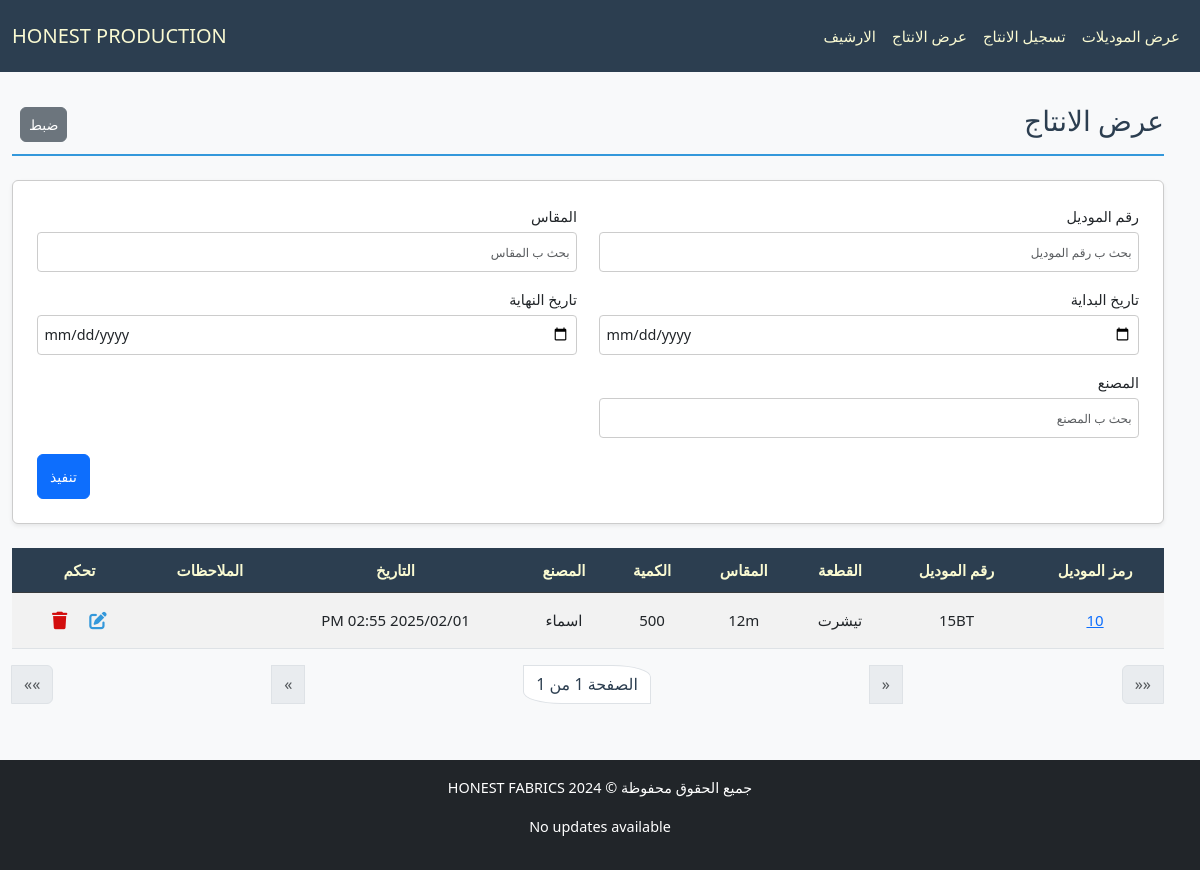
/production/production-list, run on an earlier commit of the app's database.
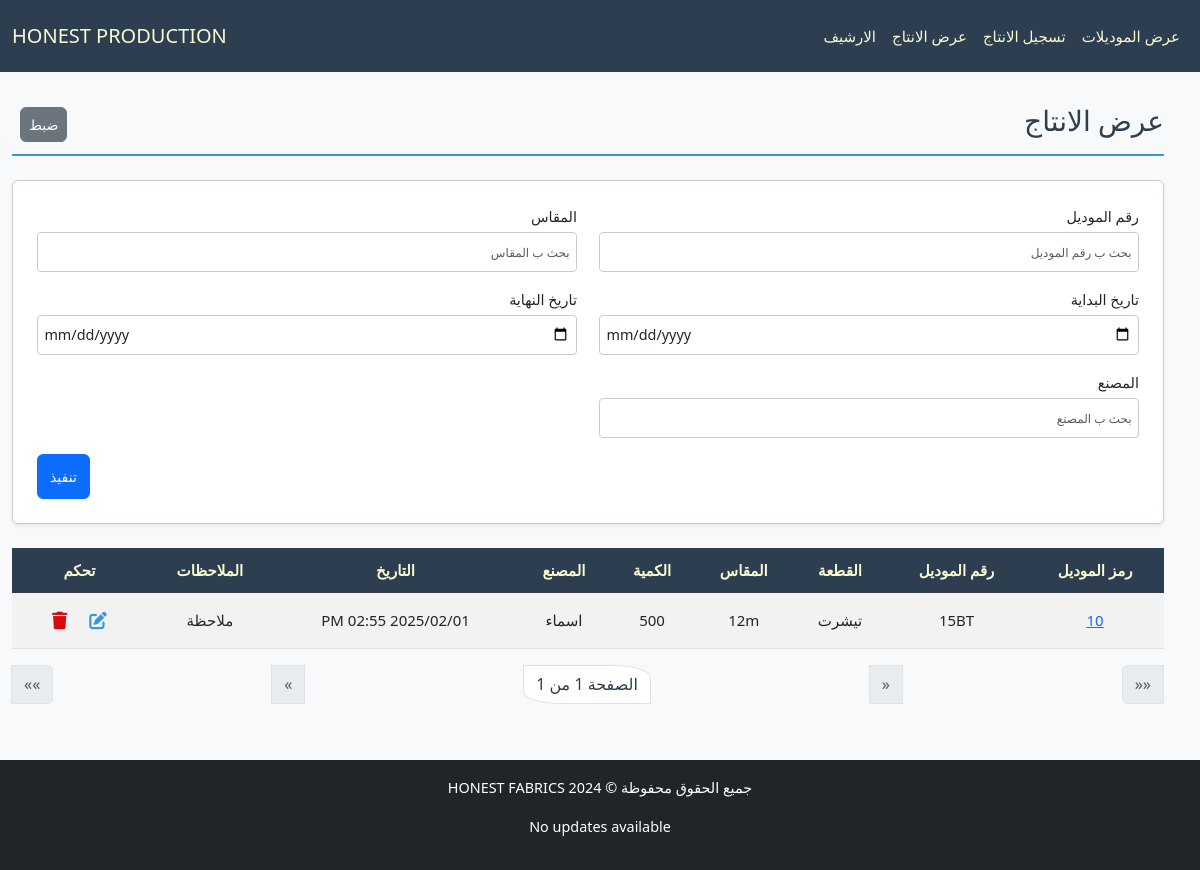
And on a later commit of the database.
### production/models.py (models this page shows, shortened)
class ProductionPiece(models.Model):
    piece = models.ForeignKey(Piece, verbose_name="القطعة", on_delete=models.CASCADE, related_name="productions")
    created_at = models.DateTimeField(verbose_name="تاريخ الإنشاء", default=now)
    used_amount = models.IntegerField(verbose_name="الكمية للانتاج", default=0, blank=True)
    factory = models.CharField(max_length=50, verbose_name="المصنع", blank=True)
    comment = models.CharField(max_length=100, verbose_name="الملاحظات", blank=True)
    class Meta:
        ordering = ['-created_at']

class Piece(models.Model):
    model = models.ForeignKey(Model, verbose_name="الموديل", on_delete=models.CASCADE, related_name="pieces")
    type = models.CharField(max_length=50, verbose_name="النوع", blank=True)
    size = models.CharField(max_length=50, verbose_name="المقاس", blank=True)
    available_amount = models.IntegerField(verbose_name="الكمية المتبقية", blank=True, default=0)
    used_amount = models.IntegerField(verbose_name="الكمية المستخدمة", default=0, blank=True)
    class Meta:
        ordering = ['size', 'type']

class Model(models.Model):
    id = models.AutoField(primary_key=True, verbose_name="الرمز")
    model_number = models.CharField(max_length=50, verbose_name="رقم الموديل", unique=True)
    created_at = models.DateTimeField(verbose_name="تاريخ الإنشاء", default=now)
    is_archive = models.BooleanField(default=False)
    class Meta:
        ordering = ['-created_at']

### production/views.py (the view)
# urls.py: path('production-list', ProductionListingView.as_view(), name='production_list_view'),
class ProductionListingView(ListView):
    template_name = "production/list_production.html"
    model = ProductionPiece
    paginate_by = 30
    filter_fields = ["model_number", "type", "size", "start_date", "end_date", "factory"]
    def parse_date(self, date_str):
        try:
            normalized_date = date_str.replace("\\", "/")
            return datetime.strptime(normalized_date, "%Y-%m-%d")
        except (ValueError, AttributeError):
            return None
    def get_queryset(self):
        queryset = super().get_queryset()
        filters = Q()
        model_number = self.request.GET.get("model_number")
        if model_number:
            filters &= Q(piece__model__model_number__icontains=model_number)
        size = self.request.GET.get("size")
        if size:
            filters &= Q(piece__size__icontains=size)
        type = self.request.GET.get("type")
        if type:
            filters &= Q(piece__type__icontains=type)
        factory = self.request.GET.get("factory")
        if factory:
            filters &= Q(factory__icontains=factory)
        start_date = self.parse_date(self.request.GET.get("start_date"))
        end_date = self.parse_date(self.request.GET.get("end_date"))
        if start_date:
            filters &= Q(created_at__gte=start_date)
        if end_date:
            filters &= Q(created_at__lte=end_date)
        return queryset.filter(filters)
    def get_context_data(self, **kwargs):
        context = super().get_context_data(**kwargs)
        context["filter_fields"] = [
            {"field_name": "model_number", "verbose_name": "رقم الموديل", "value": self.request.GET.get("model_number", "")},
            {"field_name": "size", "verbose_name": "المقاس", "value": self.request.GET.get("size", "")},
            {"field_name": "start_date", "verbose_name": "تاريخ البداية", "value": self.request.GET.get("start_date", "")},
            {"field_name": "end_date", "verbose_name": "تاريخ النهاية", "value": self.request.GET.get("end_date", "")},
            {"field_name": "factory", "verbose_name": "المصنع", "value": self.request.GET.get("factory", "")},
        ]
        return context

### production/templates/production/list_production.html (shortened to what the changed rows need)
{% extends "cloth/layout.html" %}
{% load math_filters %}
{% block body %}
    <div class="pt-4 section-title d-flex justify-content-between align-items-center">
        <h2>عرض الانتاج</h2>
    </div>
    <div class="table-responsive">
        <table class="table table-striped table-hover">
            <thead class="table-dark">
                <tr>
                    <th>رمز الموديل</th>
                    <th>رقم الموديل</th>
                    <th>القطعة</th>
                    <th>المقاس</th>
                    <th>الكمية</th>
                    <th>المصنع</th>
                    <th>التاريخ</th>
                    <th>الملاحظات</th>
                    <th>تحكم</th>
                </tr>
            </thead>
            <tbody>
                {% for production_item in object_list %}
                <tr class="clickable-row" data-detail_url="{% url 'model_detail_view' production_item.piece.model.id %}">
                    <td>
                        <a href="{% url 'model_detail_view' production_item.piece.model.id %}">{{ production_item.piece.model.id }}</a>
                    </td>
                    <td>{{ production_item.piece.model.model_number }}</td>
                    <td>{{ production_item.piece.type }}</td>
                    <td>{{ production_item.piece.size }}</td>
                    <td>{{ production_item.used_amount }}</td>
                    <td>{{ production_item.factory }}</td>
                    <td dir="rtl">{{ production_item.created_at|date:"Y/m/d h:i A" }}</td>
                    <td style="overflow-x:auto; max-width:100px; ">{{ production_item.comment }}</td>
                    <td>
                        <a class="px-2 btn" href="{% url 'productionpiece_edit' production_item.id %}">
                        </a>
                        <a class="px-2 btn" href="{% url 'productionpiece_delete' production_item.id %}">
                            </a>
                    </td>
                </tr>
                {% empty %}
                <tr>
                    <td colspan="5" class="text-center">لا يوجد عناصر</td>
                </tr>
                {% endfor %}
            </tbody>
        </table>
    </div>
{% endblock body %}

What changed in the data, as far as the page shows it:
changed ProductionPiece "اسماء": comment (not shown) → "ملاحظة"
